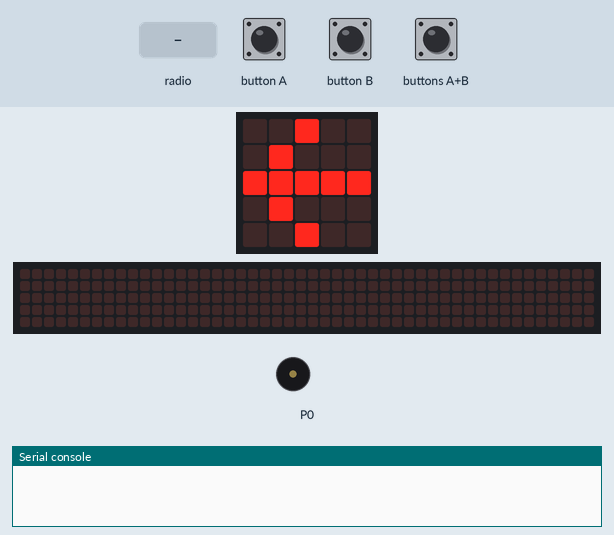
This program was run on a simulated BBC micro:bit (MakeCode). Parts: the board's 5×5 LED display, a strip that is not on the board, showing the scrolling text unrolled, buzzer (waves = sounding), the last lines printed to the serial console. The inputs (shaded band) are chosen by the test bench. Random numbers come from a fixed seed; no radio messages arrive unless stated (any console line starting 'radio sent:' is added by the test bench); the 48×5 strip is a reading aid, not a part: it shows the text the display is scrolling, unrolled, one strip-width of it at a time.

Above: at 1.3 s.
At 3.6 s:
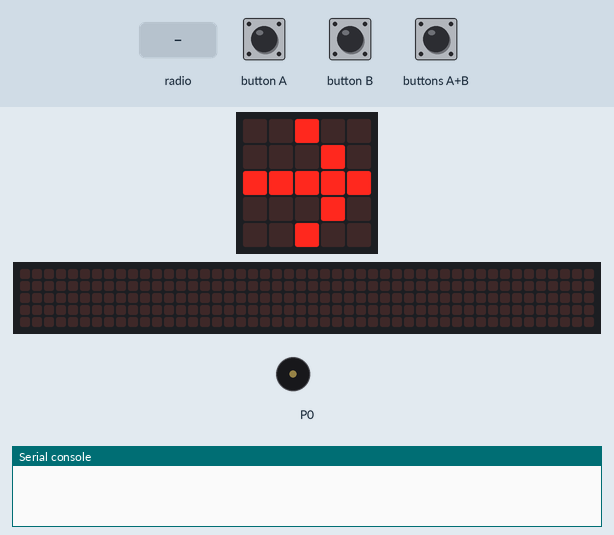
3.7 s: buttons A+B pressed for 0.15 s
At 4.5 s:
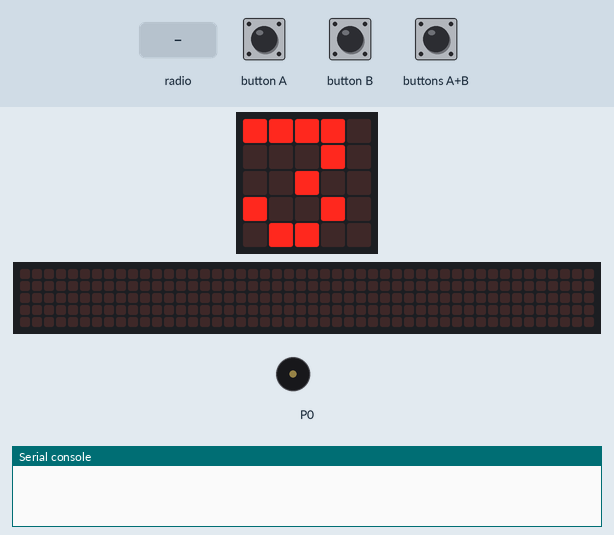
5.3 s: radio message "1" arrives
At 5.99 s:
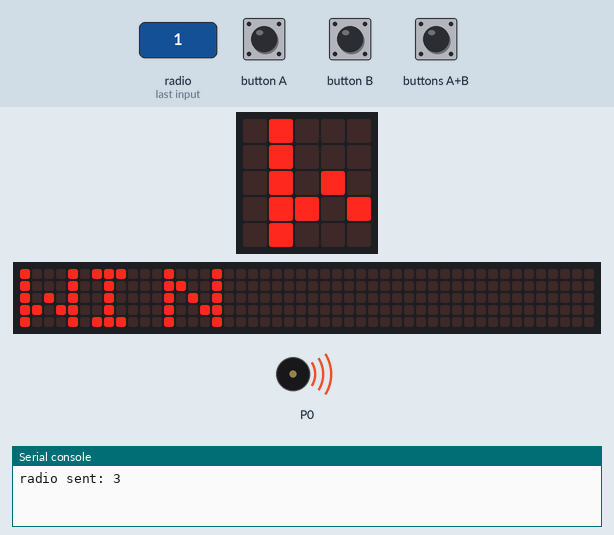
7.2 s: buttons A+B pressed for 1 s
8.8 s: buttons A+B pressed for 0.15 s
9.5 s: radio message "5" arrives
12.5 s: buttons A+B pressed for 0.15 s
At 13.17 s:
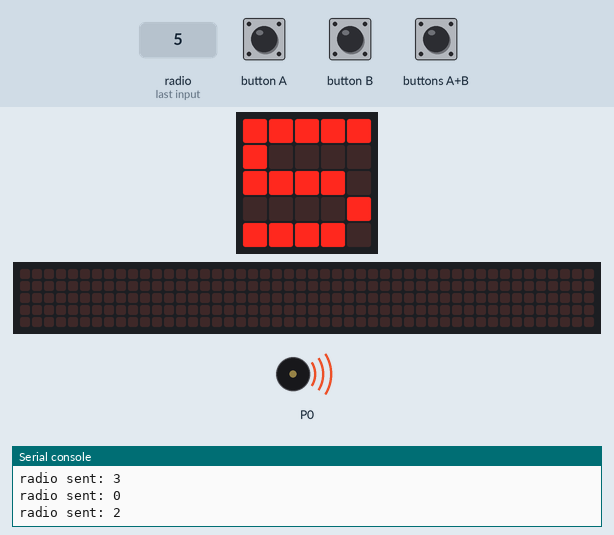
Timing chart, 0 to 17.1 s (numbered marks = the images above; inputs shaded):
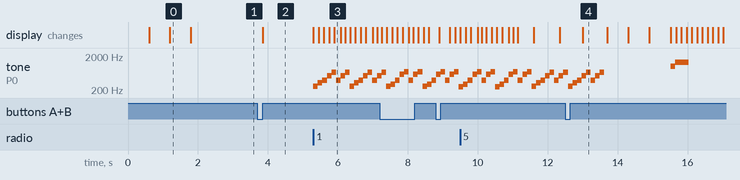

The program:

main.ts
```typescript
radio.onReceivedNumber(function (receivedNumber) {
    相手の数字 = receivedNumber
})
function 判定 (自分の数字: number, 相手の数字: number) {
    if (自分の数字 > 相手の数字) {
        music._playDefaultBackground(music.builtInPlayableMelody(Melodies.Prelude), music.PlaybackMode.InBackground)
        basic.showString("WIN")
    } else if (自分の数字 == 相手の数字) {
        music._playDefaultBackground(music.builtInPlayableMelody(Melodies.BaDing), music.PlaybackMode.InBackground)
        basic.showString("DRAW")
    } else if (自分の数字 < 相手の数字) {
        music._playDefaultBackground(music.builtInPlayableMelody(Melodies.Punchline), music.PlaybackMode.InBackground)
        basic.showString("LOSE")
    }
}
function 初期化 () {
    自分の数字 = 0
    相手の数字 = 0
    for (let index = 0; index < 2; index++) {
        basic.showArrow(ArrowNames.West)
        basic.showArrow(ArrowNames.East)
    }
}
input.onButtonPressed(Button.AB, function () {
    自分の数字 = randint(1, 10)
    basic.showNumber(自分の数字)
    radio.sendNumber(自分の数字)
})
let 自分の数字 = 0
let 相手の数字 = 0
radio.setGroup(255)
初期化()
basic.forever(function () {
    if (自分の数字 != 0 && 相手の数字 != 0) {
        判定(自分の数字, 相手の数字)
        初期化()
    }
})
```

test.ts
```typescript
// テストはここに来ます。このパッケージが拡張機能として使用されるときにはコンパイルされません。
```

Measured:
- after the input at 3.7 s, the display: changes after 0.15 s (image 2)
- after the input at 5.3 s, tone on P0: plays 262 Hz for 0.13 s, 330 Hz for 0.13 s, 392 Hz for 0.13 s, 523 Hz for 0.13 s, 659 Hz for 0.13 s, 392 Hz for 0.13 s … (15 notes in this stretch), starting at once; the display: first changes at once (image 3 shows a later state)
- what the display in image 0 shows lasts 0.6 s, from 1.2 s to 1.8 s
- what the display in image 4 shows lasts 0.7 s, from 13.0 s to 13.7 s
